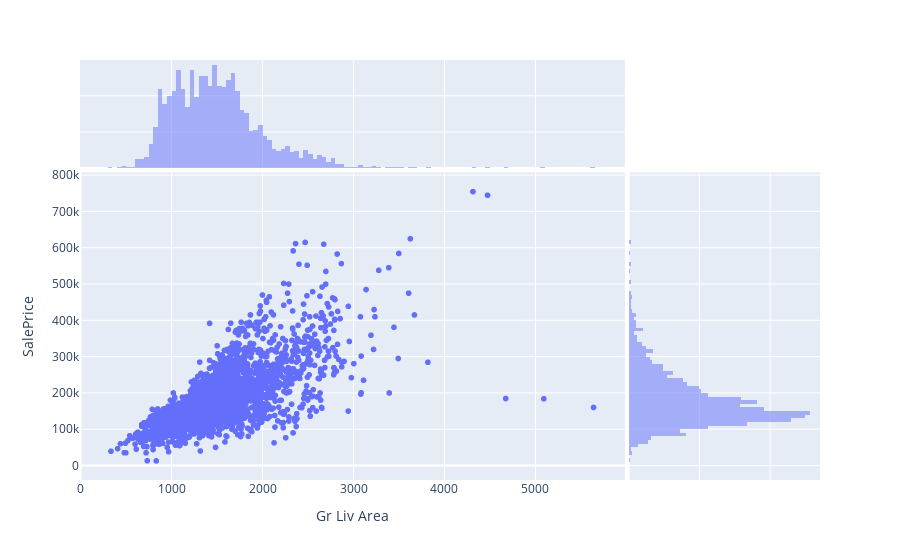

Source (notebook cell):
### Markdown cell above
### Adding predictor `Gr Liv Area`

We add a predictor `Gr Liv Area`

### Code cell
fig = px.scatter(ames_raw, x="Gr Liv Area", y="SalePrice", marginal_x="histogram", marginal_y="histogram")
fig.show()

### Figure 1 — Plotly figure (JSON) as saved in the notebook; plotly's stock layout.template omitted (floating-point values rounded to 4 significant figures; data arrays with more than 128 entries replaced by an {"elided": "..."} marker saying what was removed)
{"data": [{"hovertemplate": "Gr Liv Area=%{x}<br>SalePrice=%{y}<extra></extra>", "legendgroup": "", "marker": {"color": "#636efa", "symbol": "circle"}, "mode": "markers", "name": "", "showlegend": false, "type": "scattergl", "x": {"elided": "2930 int values"}, "xaxis": "x", "y": {"elided": "2930 int values"}, "yaxis": "y"}, {"alignmentgroup": "True", "bingroup": "x", "hovertemplate": "Gr Liv Area=%{x}<br>count=%{y}<extra></extra>", "legendgroup": "", "marker": {"color": "#636efa"}, "name": "", "offsetgroup": "", "opacity": 0.5, "showlegend": false, "type": "histogram", "x": {"elided": "2930 int values"}, "xaxis": "x3", "yaxis": "y3"}, {"alignmentgroup": "True", "bingroup": "y", "hovertemplate": "SalePrice=%{y}<br>count=%{x}<extra></extra>", "legendgroup": "", "marker": {"color": "#636efa"}, "name": "", "offsetgroup": "", "opacity": 0.5, "showlegend": false, "type": "histogram", "xaxis": "x2", "y": {"elided": "2930 int values"}, "yaxis": "y2"}], "layout": {"barmode": "overlay", "legend": {"tracegroupgap": 0}, "margin": {"t": 60}, "xaxis": {"anchor": "y", "domain": [0, 0.7363], "title": {"text": "Gr Liv Area"}}, "xaxis2": {"anchor": "y2", "domain": [0.7413, 1], "matches": "x2", "showgrid": true, "showline": false, "showticklabels": false, "ticks": ""}, "xaxis3": {"anchor": "y3", "domain": [0, 0.7363], "matches": "x", "showgrid": true, "showticklabels": false}, "xaxis4": {"anchor": "y4", "domain": [0.7413, 1], "matches": "x2", "showgrid": true, "showline": false, "showticklabels": false, "ticks": ""}, "yaxis": {"anchor": "x", "domain": [0, 0.7326], "title": {"text": "SalePrice"}}, "yaxis2": {"anchor": "x2", "domain": [0, 0.7326], "matches": "y", "showgrid": true, "showticklabels": false}, "yaxis3": {"anchor": "x3", "domain": [0.7426, 1], "matches": "y3", "showgrid": true, "showline": false, "showticklabels": false, "ticks": ""}, "yaxis4": {"anchor": "x4", "domain": [0.7426, 1], "matches": "y3", "showgrid": true, "showline": false, "showticklabels": false, "ticks": ""}}}
